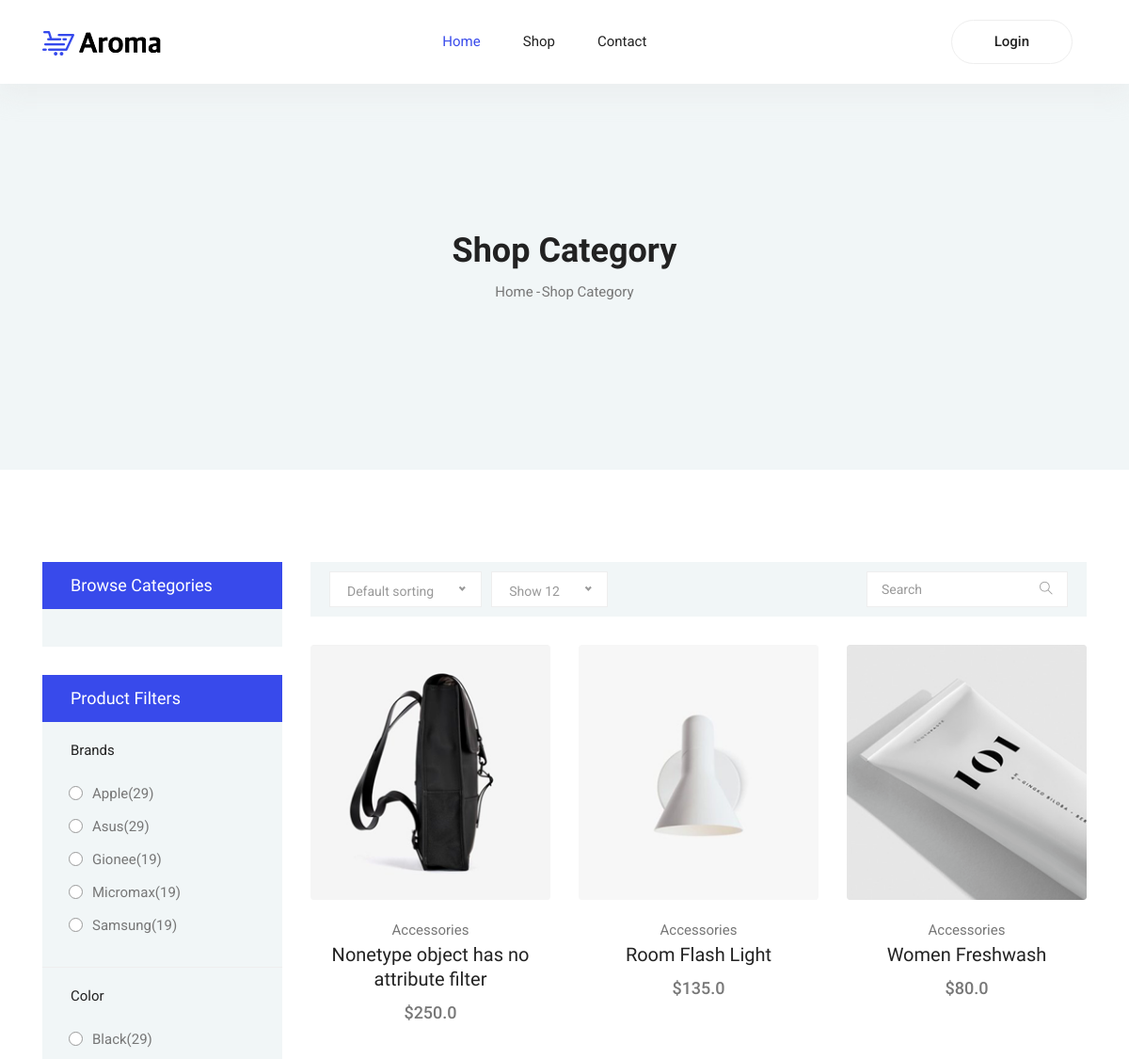
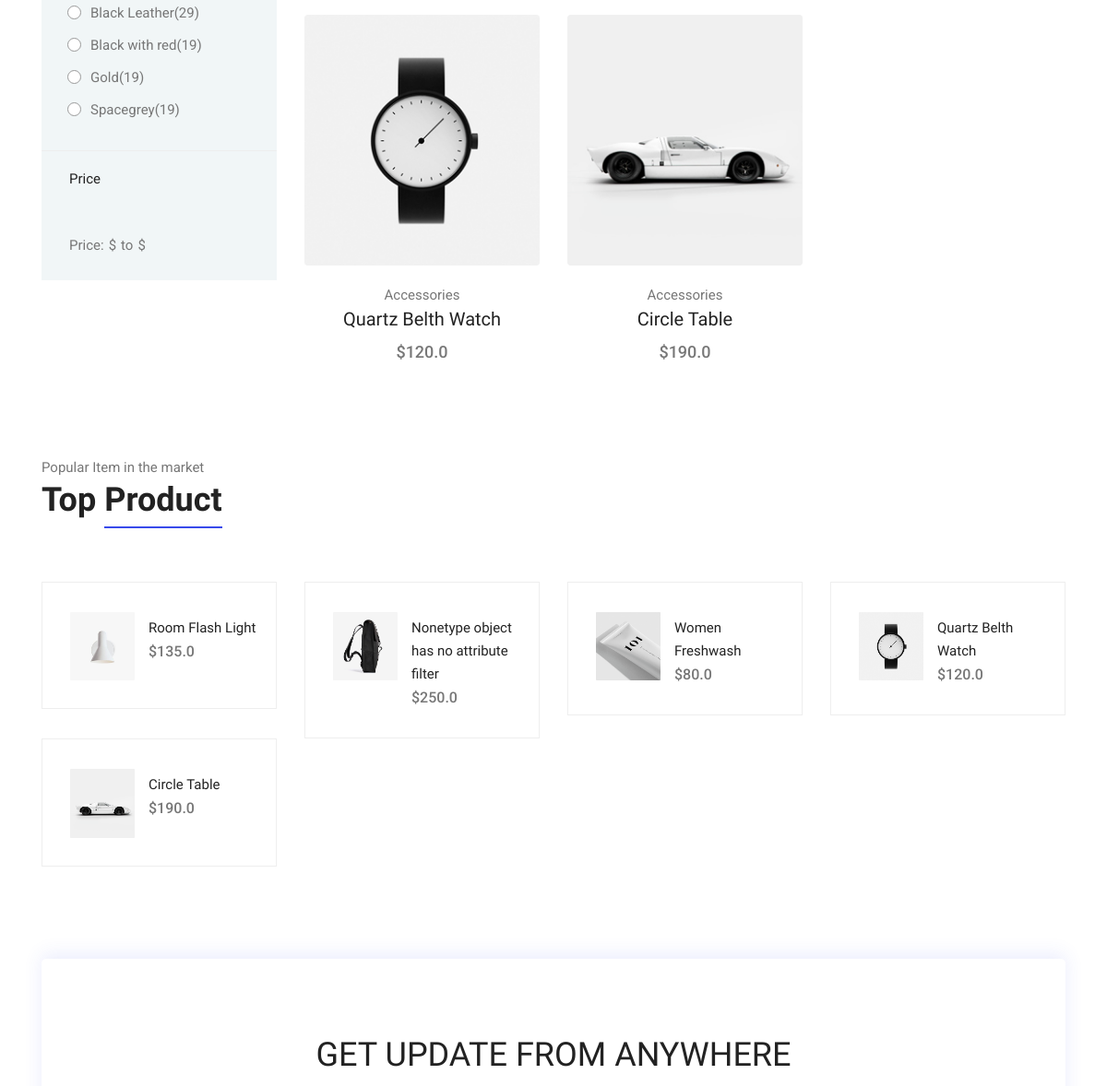
Page /shop/ (upper part) on the earlier database version (2 pictures, top to bottom).
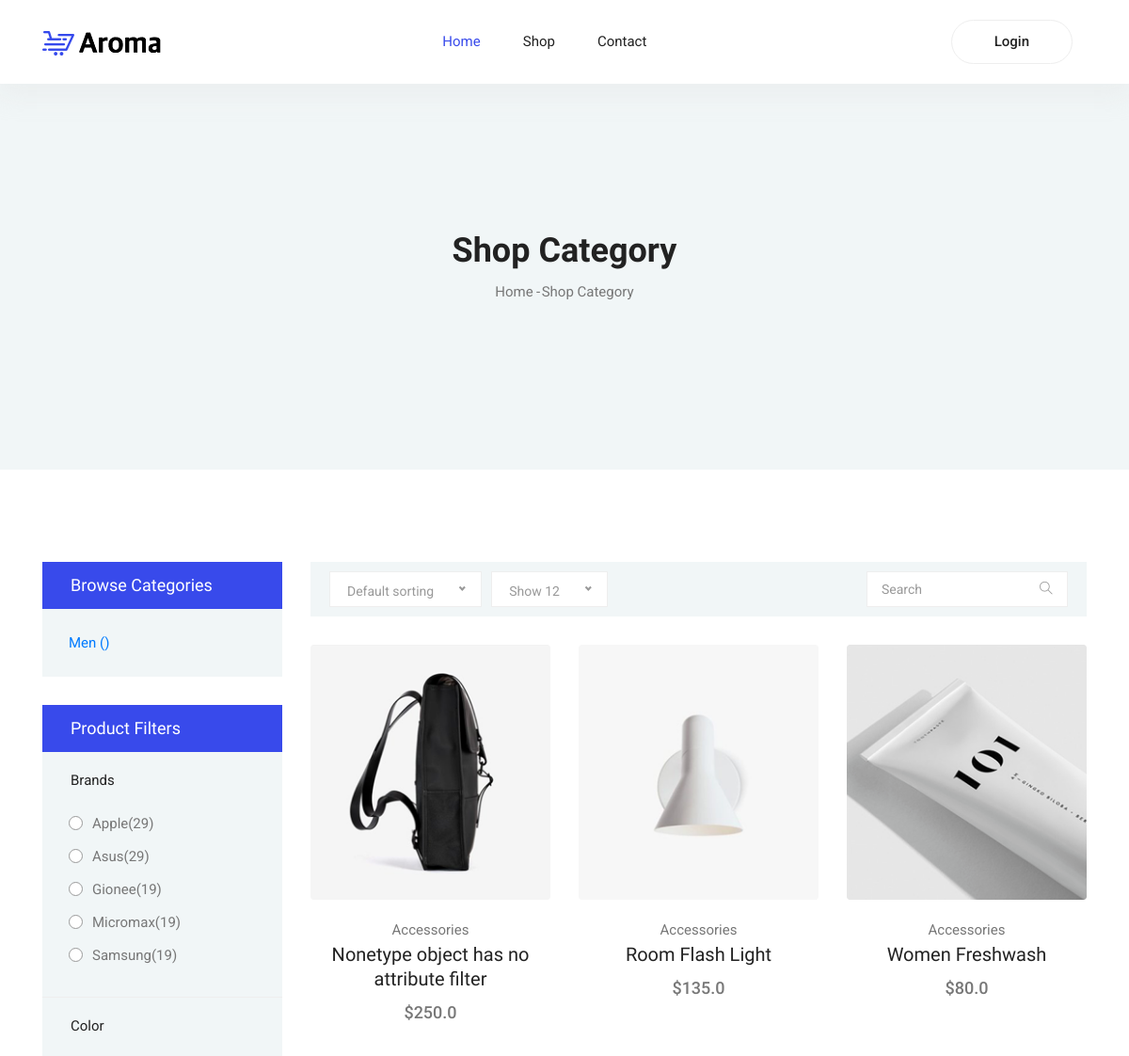
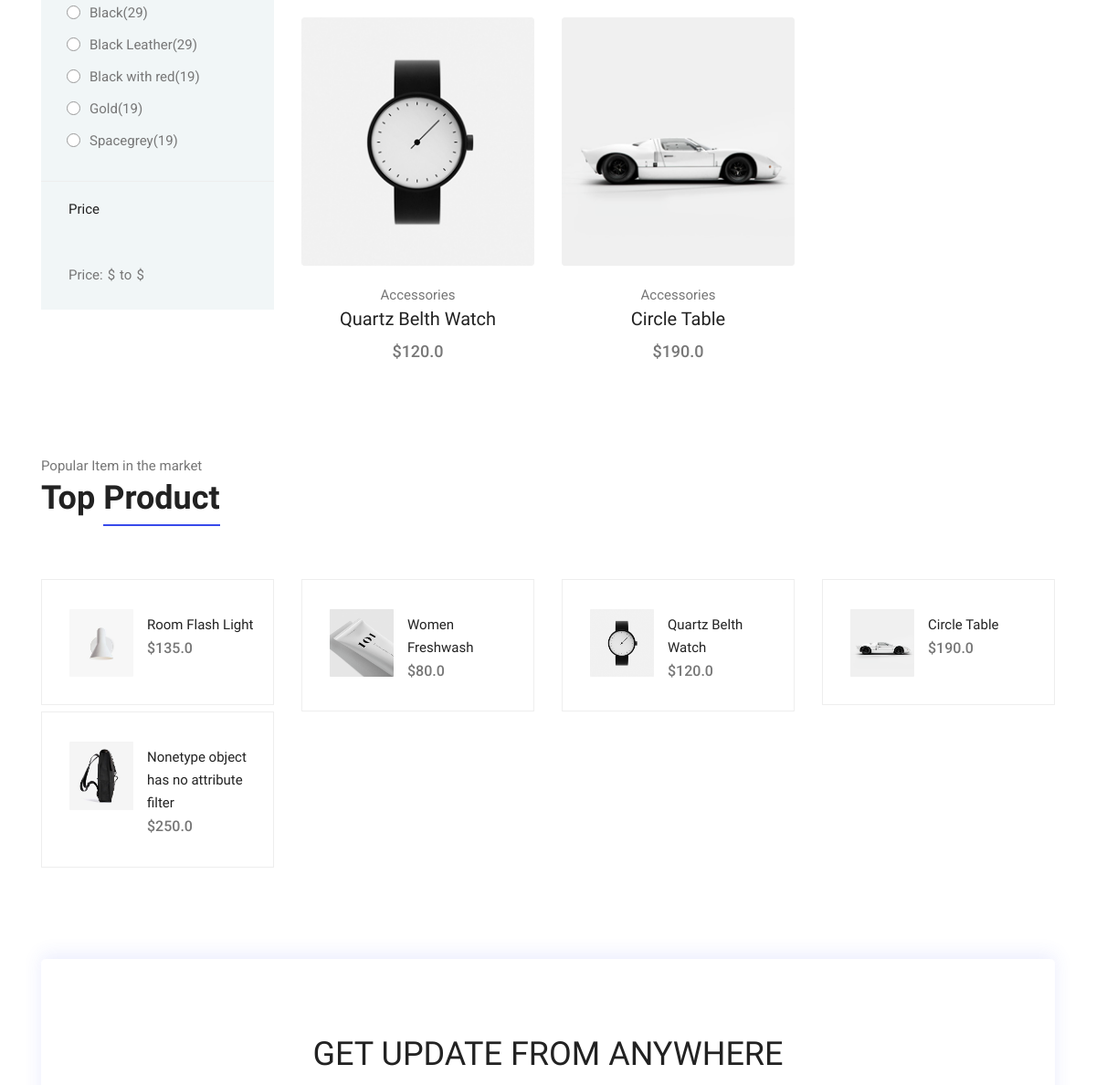
Same page on the later database version (2 pictures, top to bottom).
### store/models.py (models this page shows, shortened)
class Item(models.Model):
    title = models.CharField(max_length=150)
    slug = models.SlugField()
    price = models.FloatField()
    categories = models.ForeignKey(Category, on_delete=models.CASCADE, blank=True, null=True)
    mojodi = models.BooleanField(default=True)
    image = models.ImageField(upload_to='Product Image', blank=True, null=True)
    text = models.TextField()
    description = models.TextField()
    active = models.BooleanField(default=False)
    objects = Manager()
    def get_single_product_url(self):
        return reverse('store:single-product', kwargs={
            'slug':self.slug,
            'pk':self.id
        })

class Category(models.Model):
    category_name = models.CharField(max_length=100)
    category_slug = models.SlugField(max_length=100)

### store/views.py (the view)
# urls.py: path('shop/', views.ShopView.as_view(), name='shop'),
class ShopView(View):
    def get(self, request):
        items = Product.objects.filter(active=True)
        days = datetime.datetime.today() - datetime.timedelta(days=7)
        top_product = Product.objects.filter(orderdetail__date_added__lte=datetime.datetime.today(), orderdetail__date_added__gt=days).annotate(count=Count('orderdetail__count')).order_by('-count')[:8]
        c = {
            'details': None,
            'items': items,
            'top_product': top_product,
            'category': models.Category.objects.all()
        }
        open_order: Order = Order.objects.filter(owner_id=request.user.id, is_paid=False).first()
        if open_order is not None:
            c['details'] = open_order.orderdetail_set.all()
        return render(request, 'shop.html', c)

### store/templates/shop.html (shortened to what the changed rows need)
{% extends 'base.html' %}
{% load static %}
{% block body %}
	<section class="blog-banner-area" id="category">
		<div class="container h-100">
			<div class="blog-banner">
				<div class="text-center">
					<h1>Shop Category</h1>
				</div>
			</div>
    </div>
	</section>
  <section class="section-margin--small mb-5">
    <div class="container">
      <div class="row">
        <div class="col-xl-3 col-lg-4 col-md-5">
          <div class="sidebar-categories">
            <div class="head">Browse Categories</div>
            <ul class="main-categories">
              <li class="common-filter">
                <form action="#">
                  <ul>
                    {% for c in category %}
                    <a href="/shop/{{ c.category_slug }}"><li class="filter-list">{{ c.category_name }} <span> ({{ c.items_count }})</span></li></a>
                    {% endfor %}
                  </ul>
                </form>
              </li>
            </ul>
          </div>
        </div>
        <div class="col-xl-9 col-lg-8 col-md-7">
          <section class="lattest-product-area pb-40 category-list">
            <div class="row">
              {% for item in items %}
                <div class="col-md-6 col-lg-4">
                  <div class="card text-center card-product">
                    <div class="card-product__img">
                      <img class="card-img" src="{{ item.image.url }}" alt="">
                    </div>
                    <div class="card-body">
                      <p>Accessories</p>
                      <h4 class="card-product__title"><a href="{{ item.get_single_product_url }}">{{ item.title }}</a></h4>
                      <p class="card-product__price">${{ item.price }}</p>
                    </div>
                  </div>
                </div>
              {% endfor %}
            </div>
          </section>
        </div>
      </div>
    </div>
  </section>
	<section class="related-product-area">
		<div class="container">
			<div class="section-intro pb-60px">
        <h2>Top <span class="section-intro__style">Product</span></h2>
      </div>
			<div class="row mt-30">
        {% for tp in top_product %}
          <div class="col-sm-6 col-xl-3 mb-4 mb-xl-0">
            <div class="single-search-product-wrapper">
              <div class="single-search-product d-flex">
                <a href="#"><img src="{{ tp.image.url }}" alt=""></a>
                <div class="desc">
                    <a href="{{ tp.get_single_product_url }}" class="title">{{ tp.title }}</a>
                    <div class="price">${{ tp.price }}</div>
                </div>
              </div>
            </div>
          </div>
        {% endfor %}
      </div>
		</div>
	</section>
{% endblock %}

Differences in the rows shown:
added Category: category_name "Men"
changed Item "Nonetype object has no attribute filter": moves down the list
